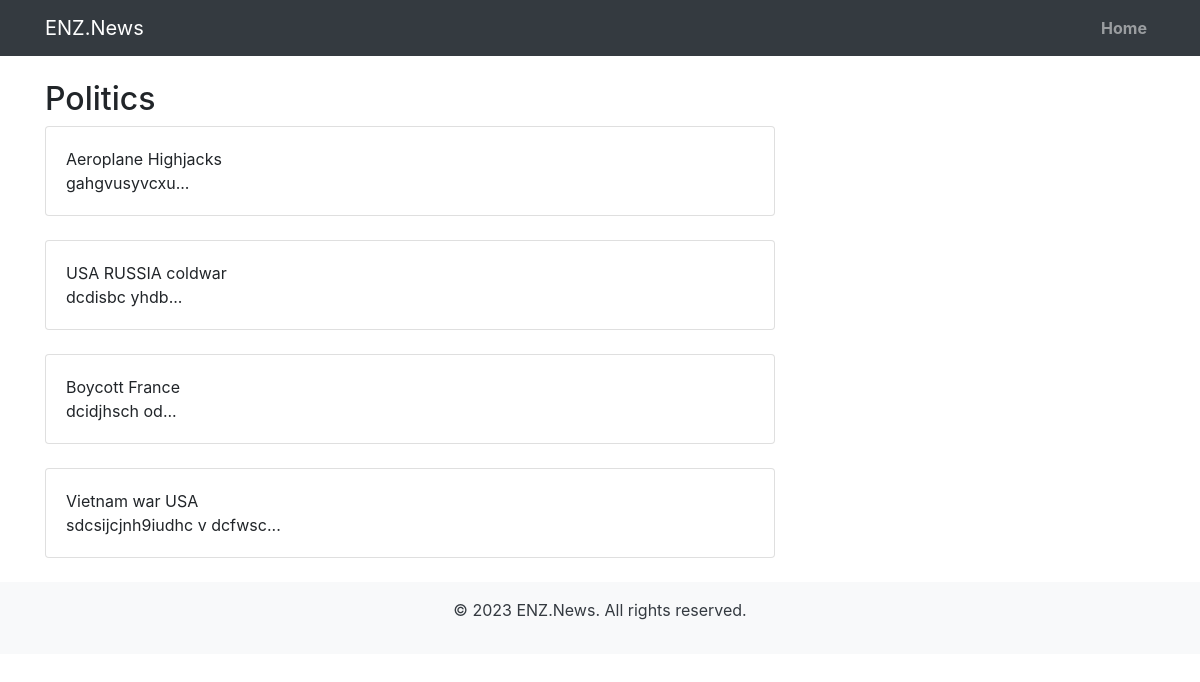
Page /category/politics/ on the committed database.
### articles/models.py (models this page shows, shortened)
class Category(models.Model):
    category_name = models.CharField(max_length=100, unique=True)
    category_slug = models.SlugField(max_length=100, unique=True)

class Article(models.Model):
    author = models.ForeignKey(CustomUser, on_delete=models.CASCADE, null=True)
    headline = models.CharField(max_length=200, unique=True)
    slug = models.SlugField(max_length=500, unique=True)
    body = models.TextField(max_length=400, blank=True)
    category = models.ForeignKey(Category, on_delete=models.CASCADE)
    publishing_time = models.DateField(auto_now_add=True)

### articles/views.py (the view)
# urls.py: path('category/<slug:category_slug>/', views.articles_by_category, name = 'articles_by_category'),
def articles_by_category(request, category_slug):
    category = get_object_or_404(Category, category_slug=category_slug)
    articles = Article.objects.filter(category=category).order_by('-ratings')
    context = {
        'category': category,
        'articles': articles,
    }
    return render(request, 'articles/category.html', context)

### articles/templates/articles/category.html (shortened to what this page needs)
{% extends 'base.html' %}
{% block body %}
<nav class="navbar navbar-expand-lg navbar-dark bg-dark">
  <div class="container">
    <a class="navbar-brand" href="#">ENZ.News</a>
    <div class="collapse navbar-collapse" id="navbarNav">
      <ul class="navbar-nav ml-auto">
        <li class="nav-item">
          <a class="nav-link" href=""><b>Home</b></a>
        </li>
      </ul>
    </div>
  </div>
</nav>
<div class="container mt-4">
    <div class="row">
      <div class="col-md-8">
        <h2>{{category.category_name}}</h2>
        {% if articles %}
        {% for article in articles %}
        <div class="card mb-4">
          <div class="card-body">
            <a class="text-reset text-decoration-none" href="{% url 'article_detail' article.id %}" class="card-title">{{article.headline}}</a>
            <p class="card-text">{{article.body | slice:":150"}}... </p>
          </div>
        </div>
        {% endfor %}
        {% else %}
        <h6>No articles to show.</h6>
        {% endif %}
      </div>
    </div>
  </div>
{% endblock body %}

### rows in the picture
Category: category_name "Politics"
Article: headline "Aeroplane Highjacks", body "gahgvusyvcxu"
Article: headline "USA RUSSIA coldwar", body "dcdisbc yhdb"
Article: headline "Boycott France", body "dcidjhsch od"
Article: headline "Vietnam war USA", body "sdcsijcjnh9iudhc v dcfwsc"
